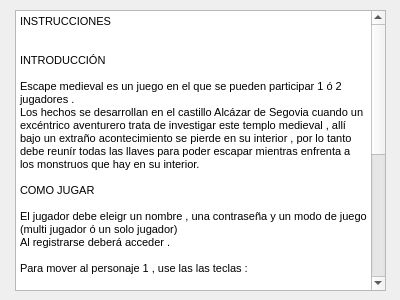
<?xml version="1.0" encoding="UTF-8"?>
<ui version="4.0">
 <class>Instrucciones</class>
 <widget class="QDialog" name="Instrucciones">
  <property name="geometry">
   <rect>
    <x>0</x>
    <y>0</y>
    <width>400</width>
    <height>300</height>
   </rect>
  </property>
  <property name="windowTitle">
   <string>Dialog</string>
  </property>
  <widget class="QTextBrowser" name="textBrowser">
   <property name="geometry">
    <rect>
     <x>15</x>
     <y>10</y>
     <width>371</width>
     <height>281</height>
    </rect>
   </property>
   <property name="html">
    <string>&lt;!DOCTYPE HTML PUBLIC &quot;-//W3C//DTD HTML 4.0//EN&quot; &quot;http://www.w3.org/TR/REC-html40/strict.dtd&quot;&gt;
&lt;html&gt;&lt;head&gt;&lt;meta name=&quot;qrichtext&quot; content=&quot;1&quot; /&gt;&lt;style type=&quot;text/css&quot;&gt;
p, li { white-space: pre-wrap; }
&lt;/style&gt;&lt;/head&gt;&lt;body style=&quot; font-family:'MS Shell Dlg 2'; font-size:8.25pt; font-weight:400; font-style:normal;&quot;&gt;
&lt;p style=&quot; margin-top:0px; margin-bottom:0px; margin-left:0px; margin-right:0px; -qt-block-indent:0; text-indent:0px;&quot;&gt;INSTRUCCIONES&lt;/p&gt;
&lt;p style=&quot;-qt-paragraph-type:empty; margin-top:0px; margin-bottom:0px; margin-left:0px; margin-right:0px; -qt-block-indent:0; text-indent:0px;&quot;&gt;&lt;br /&gt;&lt;/p&gt;
&lt;p style=&quot;-qt-paragraph-type:empty; margin-top:0px; margin-bottom:0px; margin-left:0px; margin-right:0px; -qt-block-indent:0; text-indent:0px;&quot;&gt;&lt;br /&gt;&lt;/p&gt;
&lt;p style=&quot; margin-top:0px; margin-bottom:0px; margin-left:0px; margin-right:0px; -qt-block-indent:0; text-indent:0px;&quot;&gt;INTRODUCCIÓN&lt;/p&gt;
&lt;p style=&quot;-qt-paragraph-type:empty; margin-top:0px; margin-bottom:0px; margin-left:0px; margin-right:0px; -qt-block-indent:0; text-indent:0px;&quot;&gt;&lt;br /&gt;&lt;/p&gt;
&lt;p style=&quot; margin-top:0px; margin-bottom:0px; margin-left:0px; margin-right:0px; -qt-block-indent:0; text-indent:0px;&quot;&gt;Escape medieval es un juego en el que se pueden participar 1 ó 2 jugadores .&lt;/p&gt;
&lt;p style=&quot; margin-top:0px; margin-bottom:0px; margin-left:0px; margin-right:0px; -qt-block-indent:0; text-indent:0px;&quot;&gt;Los hechos se desarrollan en el castillo Alcázar de Segovia cuando un excéntrico aventurero trata de investigar este templo medieval , allí bajo un extraño acontecimiento se pierde en su interior , por lo tanto debe reunír todas las llaves para poder escapar mientras enfrenta a los monstruos que hay en su interior.&lt;/p&gt;
&lt;p style=&quot;-qt-paragraph-type:empty; margin-top:0px; margin-bottom:0px; margin-left:0px; margin-right:0px; -qt-block-indent:0; text-indent:0px;&quot;&gt;&lt;br /&gt;&lt;/p&gt;
&lt;p style=&quot; margin-top:0px; margin-bottom:0px; margin-left:0px; margin-right:0px; -qt-block-indent:0; text-indent:0px;&quot;&gt;COMO JUGAR &lt;/p&gt;
&lt;p style=&quot;-qt-paragraph-type:empty; margin-top:0px; margin-bottom:0px; margin-left:0px; margin-right:0px; -qt-block-indent:0; text-indent:0px;&quot;&gt;&lt;br /&gt;&lt;/p&gt;
&lt;p style=&quot; margin-top:0px; margin-bottom:0px; margin-left:0px; margin-right:0px; -qt-block-indent:0; text-indent:0px;&quot;&gt;El jugador debe eleigr un nombre , una contraseña y un modo de juego (multi jugador ó un solo jugador)&lt;/p&gt;
&lt;p style=&quot; margin-top:0px; margin-bottom:0px; margin-left:0px; margin-right:0px; -qt-block-indent:0; text-indent:0px;&quot;&gt;Al registrarse deberá acceder .&lt;/p&gt;
&lt;p style=&quot;-qt-paragraph-type:empty; margin-top:0px; margin-bottom:0px; margin-left:0px; margin-right:0px; -qt-block-indent:0; text-indent:0px;&quot;&gt;&lt;br /&gt;&lt;/p&gt;
&lt;p style=&quot; margin-top:0px; margin-bottom:0px; margin-left:0px; margin-right:0px; -qt-block-indent:0; text-indent:0px;&quot;&gt;Para mover al personaje 1 , use las las teclas :&lt;/p&gt;
&lt;p style=&quot;-qt-paragraph-type:empty; margin-top:0px; margin-bottom:0px; margin-left:0px; margin-right:0px; -qt-block-indent:0; text-indent:0px;&quot;&gt;&lt;br /&gt;&lt;/p&gt;
&lt;p style=&quot; margin-top:0px; margin-bottom:0px; margin-left:0px; margin-right:0px; -qt-block-indent:0; text-indent:0px;&quot;&gt;A= IZQUIERDA&lt;/p&gt;
&lt;p style=&quot; margin-top:0px; margin-bottom:0px; margin-left:0px; margin-right:0px; -qt-block-indent:0; text-indent:0px;&quot;&gt;D=DERECHA&lt;/p&gt;
&lt;p style=&quot; margin-top:0px; margin-bottom:0px; margin-left:0px; margin-right:0px; -qt-block-indent:0; text-indent:0px;&quot;&gt;W=ARRIBA&lt;/p&gt;
&lt;p style=&quot; margin-top:0px; margin-bottom:0px; margin-left:0px; margin-right:0px; -qt-block-indent:0; text-indent:0px;&quot;&gt;S=ABAJO&lt;/p&gt;
&lt;p style=&quot;-qt-paragraph-type:empty; margin-top:0px; margin-bottom:0px; margin-left:0px; margin-right:0px; -qt-block-indent:0; text-indent:0px;&quot;&gt;&lt;br /&gt;&lt;/p&gt;
&lt;p style=&quot; margin-top:0px; margin-bottom:0px; margin-left:0px; margin-right:0px; -qt-block-indent:0; text-indent:0px;&quot;&gt;Para mover al personaje 2 , use las teclas :&lt;/p&gt;
&lt;p style=&quot;-qt-paragraph-type:empty; margin-top:0px; margin-bottom:0px; margin-left:0px; margin-right:0px; -qt-block-indent:0; text-indent:0px;&quot;&gt;&lt;br /&gt;&lt;/p&gt;
&lt;p style=&quot; margin-top:0px; margin-bottom:0px; margin-left:0px; margin-right:0px; -qt-block-indent:0; text-indent:0px;&quot;&gt;J=IZQUIERDA&lt;/p&gt;
&lt;p style=&quot; margin-top:0px; margin-bottom:0px; margin-left:0px; margin-right:0px; -qt-block-indent:0; text-indent:0px;&quot;&gt;L=DERECHA&lt;/p&gt;
&lt;p style=&quot; margin-top:0px; margin-bottom:0px; margin-left:0px; margin-right:0px; -qt-block-indent:0; text-indent:0px;&quot;&gt;I=ARRIBA&lt;/p&gt;
&lt;p style=&quot; margin-top:0px; margin-bottom:0px; margin-left:0px; margin-right:0px; -qt-block-indent:0; text-indent:0px;&quot;&gt;K=ABAJO&lt;/p&gt;
&lt;p style=&quot;-qt-paragraph-type:empty; margin-top:0px; margin-bottom:0px; margin-left:0px; margin-right:0px; -qt-block-indent:0; text-indent:0px;&quot;&gt;&lt;br /&gt;&lt;/p&gt;
&lt;p style=&quot; margin-top:0px; margin-bottom:0px; margin-left:0px; margin-right:0px; -qt-block-indent:0; text-indent:0px;&quot;&gt;Para un solo jugador :&lt;/p&gt;
&lt;p style=&quot;-qt-paragraph-type:empty; margin-top:0px; margin-bottom:0px; margin-left:0px; margin-right:0px; -qt-block-indent:0; text-indent:0px;&quot;&gt;&lt;br /&gt;&lt;/p&gt;
&lt;p style=&quot; margin-top:0px; margin-bottom:0px; margin-left:0px; margin-right:0px; -qt-block-indent:0; text-indent:0px;&quot;&gt;Capture todas las llaves para desbloquear la puerta final&lt;/p&gt;
&lt;p style=&quot;-qt-paragraph-type:empty; margin-top:0px; margin-bottom:0px; margin-left:0px; margin-right:0px; -qt-block-indent:0; text-indent:0px;&quot;&gt;&lt;br /&gt;&lt;/p&gt;
&lt;p style=&quot; margin-top:0px; margin-bottom:0px; margin-left:0px; margin-right:0px; -qt-block-indent:0; text-indent:0px;&quot;&gt;En modo multijugador :&lt;/p&gt;
&lt;p style=&quot;-qt-paragraph-type:empty; margin-top:0px; margin-bottom:0px; margin-left:0px; margin-right:0px; -qt-block-indent:0; text-indent:0px;&quot;&gt;&lt;br /&gt;&lt;/p&gt;
&lt;p style=&quot; margin-top:0px; margin-bottom:0px; margin-left:0px; margin-right:0px; -qt-block-indent:0; text-indent:0px;&quot;&gt;Capture todas las llaves para desbloquear la puerta final en un tiempo máximo de 5 minutos&lt;/p&gt;&lt;/body&gt;&lt;/html&gt;</string>
   </property>
  </widget>
 </widget>
 <resources/>
 <connections/>
</ui>
